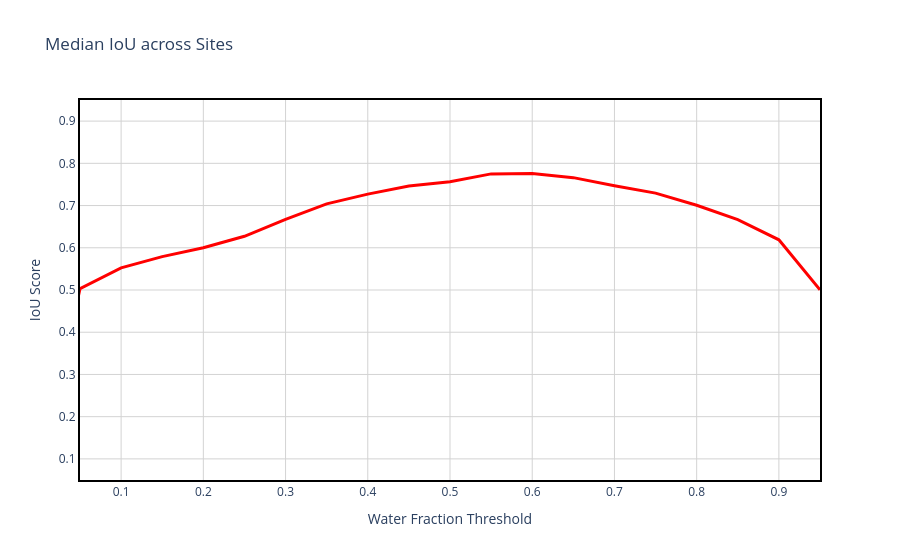

Notebook cell for this chart:
### Code cell
fig = go.Figure()

for idx, row in site_medians.iterrows():
    name = idx[1] if isinstance(idx, tuple) else idx

    if name != "iou":
        continue

    x = [float(c[-4:]) for c in site_medians.columns]
    scatter = go.Scatter(x=x, y=row, mode="lines", name=name, line=styles[name]["line"])
    fig.add_trace(scatter)

# Add axis labels
axis_style = {
    "dtick": 0.1,
    "range": [0.05, .95],
    "showline": True,
    "linecolor": "black",
    "mirror": True,
    "showgrid": True,
    "gridcolor": "lightgrey",
    "linewidth": 2,
}

yaxis = axis_style.copy()
yaxis.update({"title": "IoU Score"})
xaxis = axis_style.copy()
xaxis.update({"title": "Water Fraction Threshold"})

fig.update_layout(
    title="Median IoU across Sites",
    plot_bgcolor="white",
    yaxis=yaxis,
    xaxis=xaxis,
)

### Figure 1 — Plotly figure (JSON) as saved in the notebook; plotly's stock layout.template omitted (floating-point values rounded to 4 significant figures)
{"data": [{"line": {"color": "red", "dash": "solid", "width": 3}, "mode": "lines", "name": "iou", "type": "scatter", "x": [0, 0.05, 0.1, 0.15, 0.2, 0.25, 0.3, 0.35, 0.4, 0.45, 0.5, 0.55, 0.6, 0.65, 0.7, 0.75, 0.8, 0.85, 0.9, 0.95], "y": [0.0556, 0.5031, 0.5526, 0.5791, 0.6002, 0.6272, 0.6674, 0.704, 0.7271, 0.7464, 0.7564, 0.775, 0.7759, 0.7661, 0.7469, 0.7294, 0.7007, 0.6665, 0.6189, 0.5003]}], "layout": {"plot_bgcolor": "white", "title": {"text": "Median IoU across Sites"}, "xaxis": {"dtick": 0.1, "gridcolor": "lightgrey", "linecolor": "black", "linewidth": 2, "mirror": true, "range": [0.05, 0.95], "showgrid": true, "showline": true, "title": {"text": "Water Fraction Threshold"}}, "yaxis": {"dtick": 0.1, "gridcolor": "lightgrey", "linecolor": "black", "linewidth": 2, "mirror": true, "range": [0.05, 0.95], "showgrid": true, "showline": true, "title": {"text": "IoU Score"}}}}
